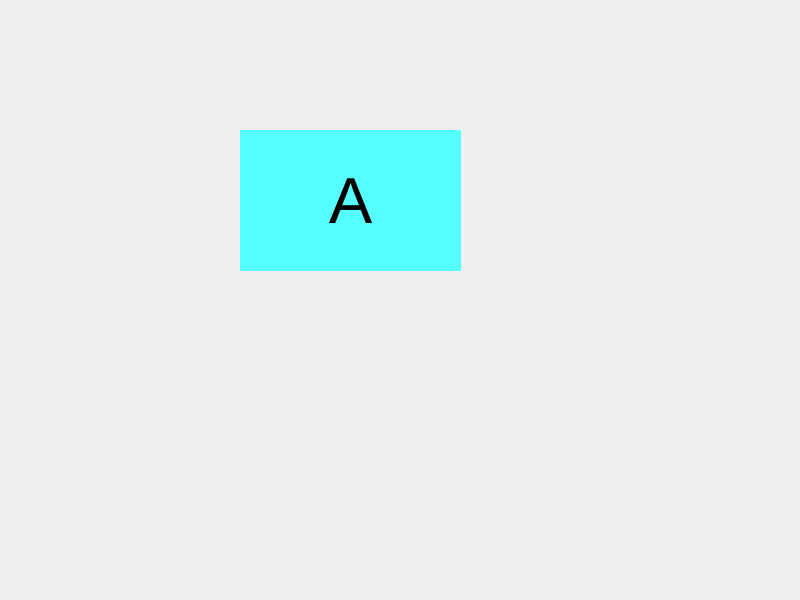
<?xml version="1.0" encoding="UTF-8"?>
<ui version="4.0">
 <class>Widget</class>
 <widget class="QWidget" name="Widget">
  <property name="geometry">
   <rect>
    <x>0</x>
    <y>0</y>
    <width>800</width>
    <height>600</height>
   </rect>
  </property>
  <property name="windowTitle">
   <string>Widget</string>
  </property>
  <widget class="QLabel" name="label">
   <property name="geometry">
    <rect>
     <x>240</x>
     <y>130</y>
     <width>221</width>
     <height>141</height>
    </rect>
   </property>
   <property name="font">
    <font>
     <pointsize>49</pointsize>
    </font>
   </property>
   <property name="styleSheet">
    <string notr="true">background-color: rgb(85, 255, 255);</string>
   </property>
   <property name="text">
    <string>A</string>
   </property>
   <property name="alignment">
    <set>Qt::AlignCenter</set>
   </property>
  </widget>
 </widget>
 <resources/>
 <connections/>
</ui>
